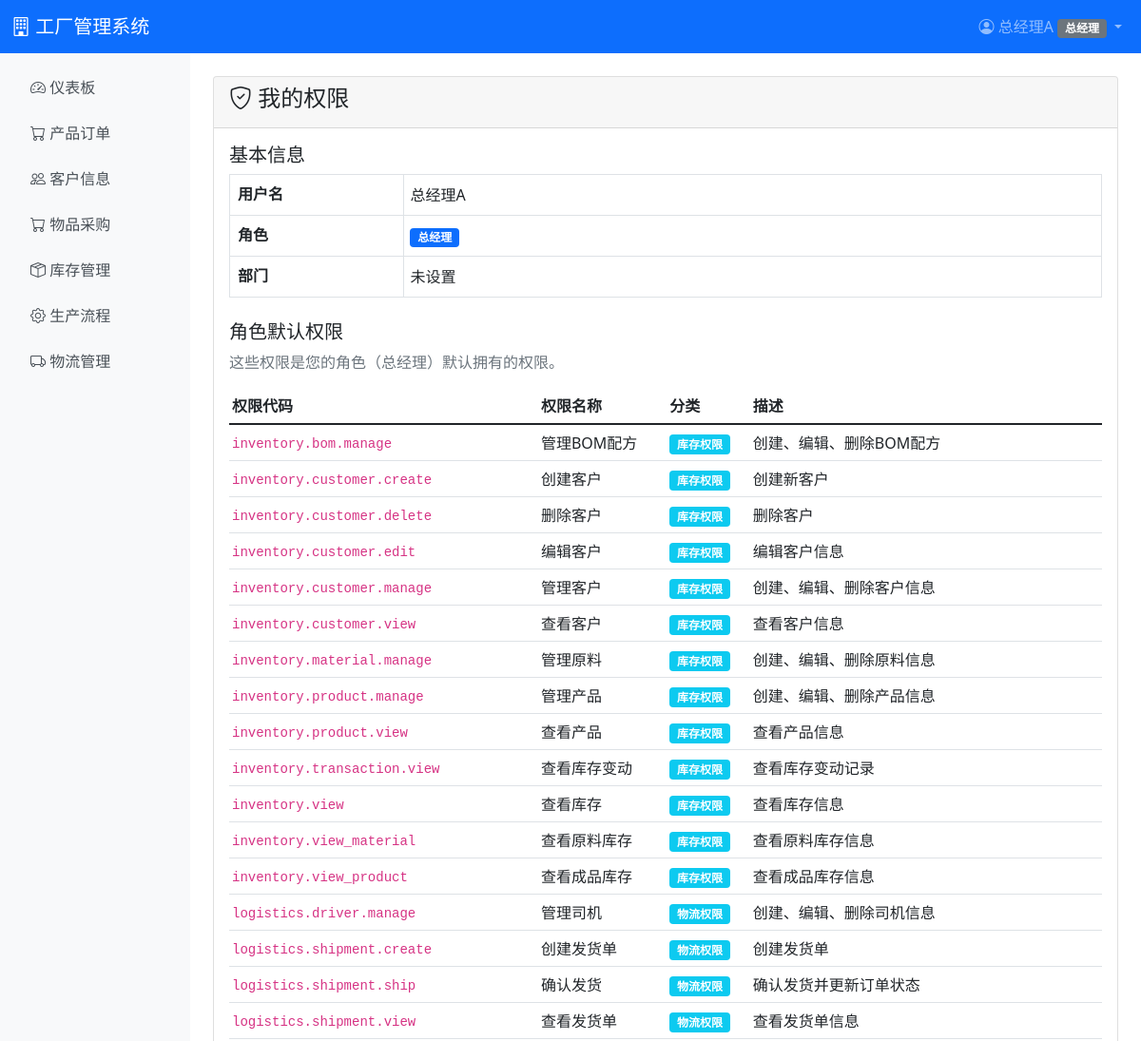
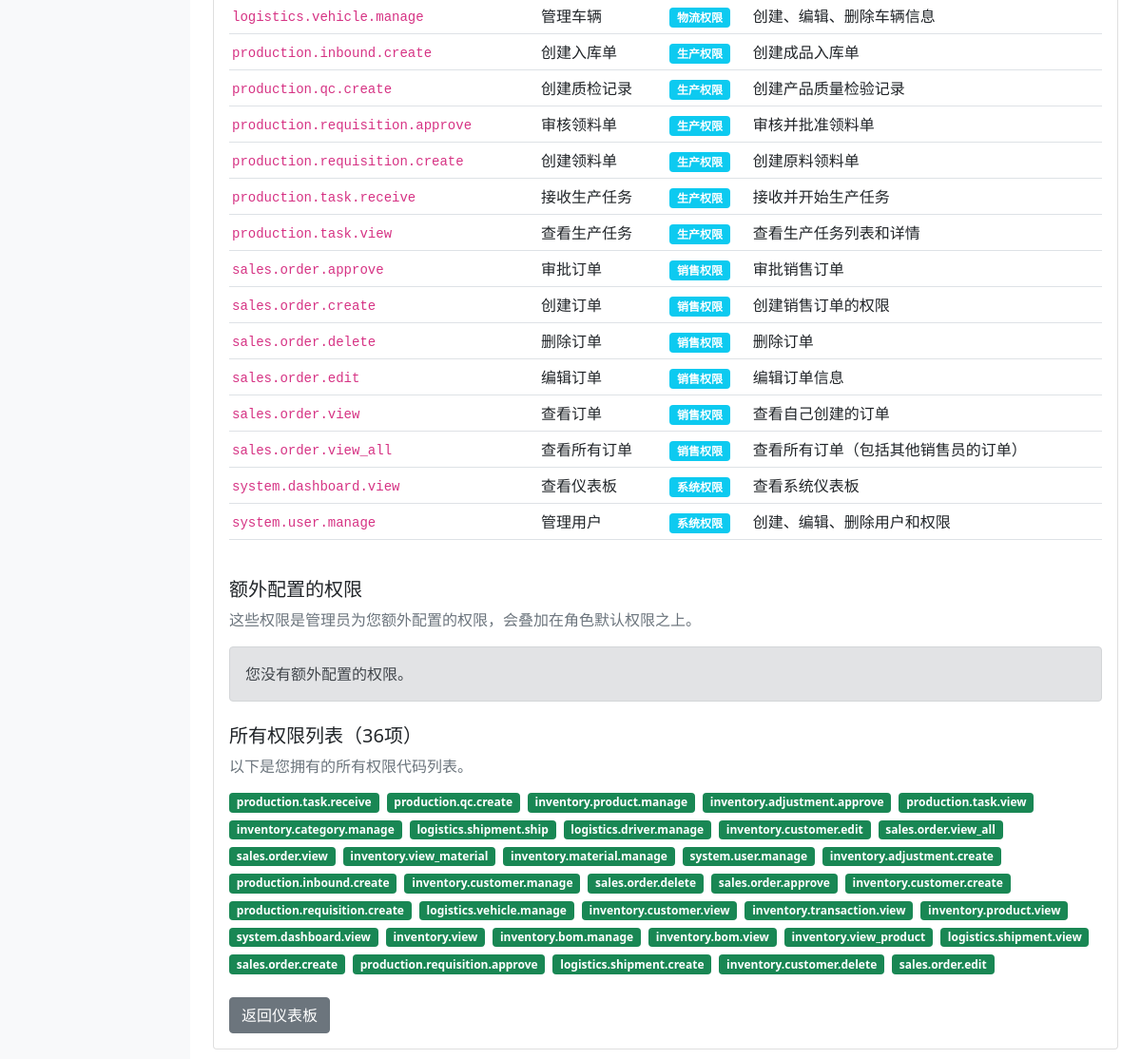
/accounts/my-permissions/ (signed in), run on the app's committed database (2 pictures, top to bottom).
### accounts/models.py (models this page shows, shortened)
class UserProfile(models.Model):
    ROLE_CHOICES = [
        ('sales', '销售员'),
        ('sales_mgr', '销售经理'),
        ('warehouse', '仓库管理员'),
        ('production', '生产管理员'),
        ('qc', '质检员'),
        ('logistics', '物流管理员'),
        ('ceo', '总经理'),
    ]
    user = models.OneToOneField(User, on_delete=models.CASCADE, related_name='profile')
    role = models.CharField(max_length=20, choices=ROLE_CHOICES, verbose_name='角色')
    permissions = models.ManyToManyField(Permission, blank=True, related_name='user_profiles', verbose_name='额外权限')
    phone = models.CharField(max_length=20, blank=True, verbose_name='电话')
    department = models.CharField(max_length=50, blank=True, verbose_name='部门')
    created_at = models.DateTimeField(auto_now_add=True, verbose_name='创建时间')
    class Meta:
        verbose_name = '用户角色'
        verbose_name_plural = '用户角色'
    def get_role_default_permissions(self):
        role_permission_map = {
            'sales': [
                'sales.order.create',
                'sales.order.view',
                'sales.order.edit',
                'inventory.customer.view',
                'inventory.customer.create',
                'inventory.customer.edit',
                'inventory.customer.delete',
            ],
            'sales_mgr': [
                'sales.order.create',
                'sales.order.view',
                'sales.order.edit',
                'sales.order.approve',
                'sales.order.view_all',
                'inventory.customer.view',
                'inventory.customer.create',
                'inventory.customer.edit',
                'inventory.customer.delete',
                'inventory.customer.manage',
            ],
            'warehouse': [
                'inventory.view',
                'inventory.transaction.view',
                'inventory.product.view',
                'inventory.product.manage',
                'inventory.material.manage',
                'inventory.category.manage',
                'inventory.adjustment.create',
                'production.requisition.approve',
                'production.inbound.create',
            ],
            'production': [
                'production.task.view',
                'production.task.receive',
                'production.requisition.create',
                'inventory.bom.view',
            ],
            'qc': [
                'production.qc.create',
                'production.task.view',
            ],
            'logistics': [
                'logistics.shipment.create',
                'logistics.shipment.view',
                'logistics.driver.manage',
                'logistics.vehicle.manage',
            ],
            'ceo': [
                'sales.order.create',
                'sales.order.view',
                'sales.order.view_all',
                'sales.order.edit',
                'sales.order.approve',
                'sales.order.delete',
                'inventory.view',
                'inventory.view_product',
                'inventory.view_material',
                'inventory.transaction.view',
                'inventory.customer.view',
                'inventory.customer.create',
                'inventory.customer.edit',
                'inventory.customer.delete',
                'inventory.customer.manage',
                'inventory.product.view',
                'inventory.product.manage',
                'inventory.material.manage',
                'inventory.category.manage',
                'inventory.adjustment.create',
                'inventory.adjustment.approve',
                'inventory.bom.view',
                'inventory.bom.manage',
                'production.task.view',
                'production.task.receive',
                'production.requisition.create',
                'production.requisition.approve',
                'production.qc.create',
                'production.inbound.create',
                'logistics.shipment.view',
                'logistics.shipment.create',
                'logistics.shipment.ship',
                'logistics.driver.manage',
                'logistics.vehicle.manage',
                'system.dashboard.view',
                'system.user.manage',
            ],  # CEO通过has_permission方法直接返回True，但这里列出所有权限以便显示
        }
        return role_permission_map.get(self.role, [])
    def get_all_permissions(self):
        permissions = set(self.get_role_default_permissions())
        permissions.update(self.permissions.values_list('code', flat=True))
        return list(permissions)

class Permission(models.Model):
    PERMISSION_CATEGORIES = [
        ('sales', '销售权限'),
        ('inventory', '库存权限'),
        ('production', '生产权限'),
        ('logistics', '物流权限'),
        ('system', '系统权限'),
    ]
    code = models.CharField(max_length=50, unique=True, verbose_name='权限代码')
    name = models.CharField(max_length=100, verbose_name='权限名称')
    category = models.CharField(max_length=20, choices=PERMISSION_CATEGORIES, verbose_name='权限分类')
    description = models.TextField(blank=True, verbose_name='权限描述')
    created_at = models.DateTimeField(auto_now_add=True, verbose_name='创建时间')
    class Meta:
        verbose_name = '权限'
        verbose_name_plural = '权限'
        ordering = ['category', 'code']

### accounts/views.py (the view)
# urls.py: path('my-permissions/', views.my_permissions, name='my_permissions'),
@login_required
def my_permissions(request):
    try:
        profile = request.user.profile
    except UserProfile.DoesNotExist:
        messages.error(request, '用户角色未设置')
        return redirect('dashboard')
    role_permissions = profile.get_role_default_permissions()
    role_permission_objs = Permission.objects.filter(code__in=role_permissions)
    extra_permissions = profile.permissions.all()
    all_permissions = profile.get_all_permissions()
    context = {
        'profile': profile,
        'role_permissions': role_permission_objs,
        'extra_permissions': extra_permissions,
        'all_permissions': all_permissions,
    }
    return render(request, 'accounts/my_permissions.html', context)

### templates/accounts/my_permissions.html (shortened to what this page needs)
{% extends 'base.html' %}
{% block content %}
<div class="card">
    <div class="card-header">
        <h4><i class="bi bi-shield-check"></i> 我的权限</h4>
    </div>
    <div class="card-body">
        <div class="mb-4">
            <h5>基本信息</h5>
            <table class="table table-bordered">
                <tr>
                    <th width="20%">用户名</th>
                    <td>{{ user.username }}</td>
                </tr>
                <tr>
                    <th>角色</th>
                    <td>
                        <span class="badge bg-primary">{{ profile.get_role_display }}</span>
                    </td>
                </tr>
                <tr>
                    <th>部门</th>
                    <td>{{ profile.department|default:"未设置" }}</td>
                </tr>
            </table>
        </div>
        <div class="mb-4">
            <h5>角色默认权限</h5>
            <p class="text-muted">这些权限是您的角色（{{ profile.get_role_display }}）默认拥有的权限。</p>
            {% if role_permissions %}
            <div class="table-responsive">
                <table class="table table-hover table-sm">
                    <thead>
                        <tr>
                            <th>权限代码</th>
                            <th>权限名称</th>
                            <th>分类</th>
                            <th>描述</th>
                        </tr>
                    </thead>
                    <tbody>
                        {% for perm in role_permissions %}
                        <tr>
                            <td><code>{{ perm.code }}</code></td>
                            <td>{{ perm.name }}</td>
                            <td><span class="badge bg-info">{{ perm.get_category_display }}</span></td>
                            <td>{{ perm.description|default:"-" }}</td>
                        </tr>
                        {% endfor %}
                    </tbody>
                </table>
            </div>
            {% else %}
            <div class="alert alert-info">该角色没有默认权限配置。</div>
            {% endif %}
        </div>
        <div class="mb-4">
            <h5>额外配置的权限</h5>
            <p class="text-muted">这些权限是管理员为您额外配置的权限，会叠加在角色默认权限之上。</p>
            {% if extra_permissions %}
            <div class="table-responsive">
                <table class="table table-hover table-sm">
                    <thead>
                        <tr>
                            <th>权限代码</th>
                            <th>权限名称</th>
                            <th>分类</th>
                            <th>描述</th>
                        </tr>
                    </thead>
                    <tbody>
                        {% for perm in extra_permissions %}
                        <tr>
                            <td><code>{{ perm.code }}</code></td>
                            <td>{{ perm.name }}</td>
                            <td><span class="badge bg-info">{{ perm.get_category_display }}</span></td>
                            <td>{{ perm.description|default:"-" }}</td>
                        </tr>
                        {% endfor %}
                    </tbody>
                </table>
            </div>
            {% else %}
            <div class="alert alert-secondary">您没有额外配置的权限。</div>
            {% endif %}
        </div>
        <div class="mb-4">
            <h5>所有权限列表（{{ all_permissions|length }}项）</h5>
            <p class="text-muted">以下是您拥有的所有权限代码列表。</p>
            <div class="d-flex flex-wrap gap-2">
                {% for perm_code in all_permissions %}
                <span class="badge bg-success">{{ perm_code }}</span>
                {% endfor %}
            </div>
        </div>
        <div class="mt-4">
            <a href="{% url 'dashboard' %}" class="btn btn-secondary">返回仪表板</a>
        </div>
    </div>
</div>
{% endblock %}

### templates/base.html (shortened to what this page needs)
{% load permission_tags %}
<!DOCTYPE html>
<html lang="zh-CN">
<head>
    <link href="https://cdn.jsdelivr.net/npm/bootstrap@5.1.3/dist/css/bootstrap.min.css" rel="stylesheet">
    <link rel="stylesheet" href="https://cdn.jsdelivr.net/npm/bootstrap-icons@1.8.1/font/bootstrap-icons.css">
</head>
<body>
    <nav class="navbar navbar-expand-lg navbar-dark bg-primary">
        <div class="container-fluid">
            <a class="navbar-brand" href="{% url 'dashboard' %}">
                <i class="bi bi-building"></i> 工厂管理系统
            </a>
            <div class="collapse navbar-collapse" id="navbarNav">
                <ul class="navbar-nav ms-auto">
                    {% if user.is_authenticated %}
                    <li class="nav-item dropdown">
                        <a class="nav-link dropdown-toggle" href="#" id="navbarDropdown" role="button" data-bs-toggle="dropdown">
                            <i class="bi bi-person-circle"></i> {{ user.username }}
                            {% if user.profile %}
                            <span class="badge bg-secondary">{{ user.profile.get_role_display }}</span>
                            {% endif %}
                        </a>
                    </li>
                    {% else %}
                    <li class="nav-item">
                        <a class="nav-link" href="{% url 'login' %}">登录</a>
                    </li>
                    {% endif %}
                </ul>
            </div>
        </div>
    </nav>
    {% if user.is_authenticated %}
    <div class="container-fluid">
        <div class="row">
            <nav class="col-md-2 sidebar p-3">
                <ul class="nav flex-column">
                    <li class="nav-item mb-2">
                        <a class="nav-link {% if request.resolver_match.url_name == 'dashboard' %}active{% endif %}" href="{% url 'dashboard' %}">
                            <i class="bi bi-speedometer2"></i> 仪表板
                        </a>
                    </li>
                    {% if user.profile.role == 'sales' or user.profile.role == 'sales_mgr' or user.profile.role == 'warehouse' or user.profile.role == 'ceo' or user|has_permission:'sales.order.view' %}
                    <li class="nav-item mb-2">
                        <a class="nav-link {% if request.resolver_match.app_name == 'sales' %}active{% endif %}" href="{% url 'sales:order_list' %}">
                            <i class="bi bi-cart"></i> 产品订单
                        </a>
                    </li>
                    {% endif %}
                    {% if user.profile.role == 'sales' or user.profile.role == 'sales_mgr' or user.profile.role == 'ceo' or user|has_permission:'inventory.customer.view' %}
                    <li class="nav-item mb-2">
                        <a class="nav-link {% if request.resolver_match.app_name == 'inventory' and request.resolver_match.url_name|slice:':8' == 'customer' %}active{% endif %}" href="{% url 'inventory:customer_list' %}">
                            <i class="bi bi-people"></i> 客户信息
                        </a>
                    </li>
                    {% endif %}
                    {% if user.profile.role == 'warehouse' or user.profile.role == 'ceo' %}
                    <li class="nav-item mb-2">
                        <a class="nav-link {% if request.resolver_match.app_name == 'purchase' %}active{% endif %}" href="{% url 'purchase:task_list' %}">
                            <i class="bi bi-cart"></i> 物品采购
                        </a>
                    </li>
                    {% endif %}
                    {% if user.profile.role == 'warehouse' or user.profile.role == 'production' or user.profile.role == 'ceo' or user|has_permission:'inventory.view' or user|has_permission:'inventory.view_product' %}
                    <li class="nav-item mb-2">
                        <a class="nav-link " href="{% url 'inventory:inventory_list' %}">
                            <i class="bi bi-box-seam"></i> 库存管理
                        </a>
                    </li>
                    {% endif %}
                    {% if user.profile.role == 'production' or user.profile.role == 'ceo' or user|has_permission:'production.task.view' or user|has_permission:'inventory.bom.view' %}
                    <li class="nav-item mb-2">
                        <a class="nav-link " href="{% url 'production:task_list' %}">
                            <i class="bi bi-gear"></i> 生产流程
                        </a>
                    </li>
                    {% endif %}
                    {% if user.profile.role == 'logistics' or user.profile.role == 'ceo' or user|has_permission:'logistics.shipment.view' %}
                    <li class="nav-item mb-2">
                        <a class="nav-link {% if request.resolver_match.app_name == 'logistics' %}active{% endif %}" href="{% url 'logistics:shipment_list' %}">
                            <i class="bi bi-truck"></i> 物流管理
                        </a>
                    </li>
                    {% endif %}
                </ul>
            </nav>
            <main class="col-md-10 p-4">
    {% else %}
    <div class="container mt-5">
    {% endif %}
        {% block content %}{% endblock %}
    {% if user.is_authenticated %}
            </main>
        </div>
    </div>
    {% else %}
    </div>
    {% endif %}
</body>
</html>

### templates/base.html (style rules this page uses)
.sidebar { min-height: calc(100vh - 56px); background-color: #f8f9fa; }
.nav-link { color: #495057; }
.table tbody tr td, .table thead tr th { padding: 0.5625rem 0.375rem; vertical-align: middle; line-height: 1.5; }
.table-sm tbody tr td, .table-sm thead tr th { padding: 0.375rem 0.1875rem; vertical-align: middle; line-height: 1.5; }

### data on the page
UserProfile: role "总经理", department "未设置"
Permission: code "inventory.bom.manage", name "管理BOM配方", category "库存权限", description "创建、编辑、删除BOM配方"
Permission: code "inventory.customer.create", name "创建客户", category "库存权限", description "创建新客户"
Permission: code "inventory.customer.delete", name "删除客户", category "库存权限", description "删除客户"
Permission: code "inventory.customer.edit", name "编辑客户", category "库存权限", description "编辑客户信息"
Permission: code "inventory.customer.manage", name "管理客户", category "库存权限", description "创建、编辑、删除客户信息"
Permission: code "inventory.customer.view", name "查看客户", category "库存权限", description "查看客户信息"
Permission: code "inventory.material.manage", name "管理原料", category "库存权限", description "创建、编辑、删除原料信息"
Permission: code "inventory.product.manage", name "管理产品", category "库存权限", description "创建、编辑、删除产品信息"
Permission: code "inventory.product.view", name "查看产品", category "库存权限", description "查看产品信息"
Permission: code "inventory.transaction.view", name "查看库存变动", category "库存权限", description "查看库存变动记录"
Permission: code "inventory.view", name "查看库存", category "库存权限", description "查看库存信息"
Permission: code "inventory.view_material", name "查看原料库存", category "库存权限", description "查看原料库存信息"
Permission: code "inventory.view_product", name "查看成品库存", category "库存权限", description "查看成品库存信息"
Permission: code "logistics.driver.manage", name "管理司机", category "物流权限", description "创建、编辑、删除司机信息"
Permission: code "logistics.shipment.create", name "创建发货单", category "物流权限", description "创建发货单"
Permission: code "logistics.shipment.ship", name "确认发货", category "物流权限", description "确认发货并更新订单状态"
Permission: code "logistics.shipment.view", name "查看发货单", category "物流权限", description "查看发货单信息"
Permission: code "logistics.vehicle.manage", name "管理车辆", category "物流权限", description "创建、编辑、删除车辆信息"
Permission: code "production.inbound.create", name "创建入库单", category "生产权限", description "创建成品入库单"
Permission: code "production.qc.create", name "创建质检记录", category "生产权限", description "创建产品质量检验记录"
Permission: code "production.requisition.approve", name "审核领料单", category "生产权限", description "审核并批准领料单"
Permission: code "production.requisition.create", name "创建领料单", category "生产权限", description "创建原料领料单"
Permission: code "production.task.receive", name "接收生产任务", category "生产权限", description "接收并开始生产任务"
Permission: code "production.task.view", name "查看生产任务", category "生产权限", description "查看生产任务列表和详情"
Permission: code "sales.order.approve", name "审批订单", category "销售权限", description "审批销售订单"
Permission: code "sales.order.create", name "创建订单", category "销售权限", description "创建销售订单的权限"
Permission: code "sales.order.delete", name "删除订单", category "销售权限", description "删除订单"
Permission: code "sales.order.edit", name "编辑订单", category "销售权限", description "编辑订单信息"
Permission: code "sales.order.view", name "查看订单", category "销售权限", description "查看自己创建的订单"
Permission: code "sales.order.view_all", name "查看所有订单", category "销售权限", description "查看所有订单（包括其他销售员的订单）"
Permission: code "system.dashboard.view", name "查看仪表板", category "系统权限", description "查看系统仪表板"
Permission: code "system.user.manage", name "管理用户", category "系统权限", description "创建、编辑、删除用户和权限"

### other printed values
{{ user.username }} "总经理A"
{{ user.profile.get_role_display }} "总经理"
{{ all_permissions|length }} "36"
{{ perm_code }} "production.task.receive" "production.qc.create" "inventory.product.manage" "inventory.adjustment.approve" "production.task.view" "inventory.category.manage" "logistics.shipment.ship" "logistics.driver.manage" "inventory.customer.edit" "sales.order.view_all" "sales.order.view" "inventory.view_material" "inventory.material.manage" "system.user.manage" "inventory.adjustment.create" "production.inbound.create" "inventory.customer.manage" "sales.order.delete" "sales.order.approve" "inventory.customer.create" "production.requisition.create" "logistics.vehicle.manage" "inventory.customer.view" "inventory.transaction.view" "inventory.product.view" "system.dashboard.view" "inventory.view" "inventory.bom.manage" "inventory.bom.view" "inventory.view_product" "logistics.shipment.view" "sales.order.create" "production.requisition.approve" "logistics.shipment.create" "inventory.customer.delete" "sales.order.edit"
